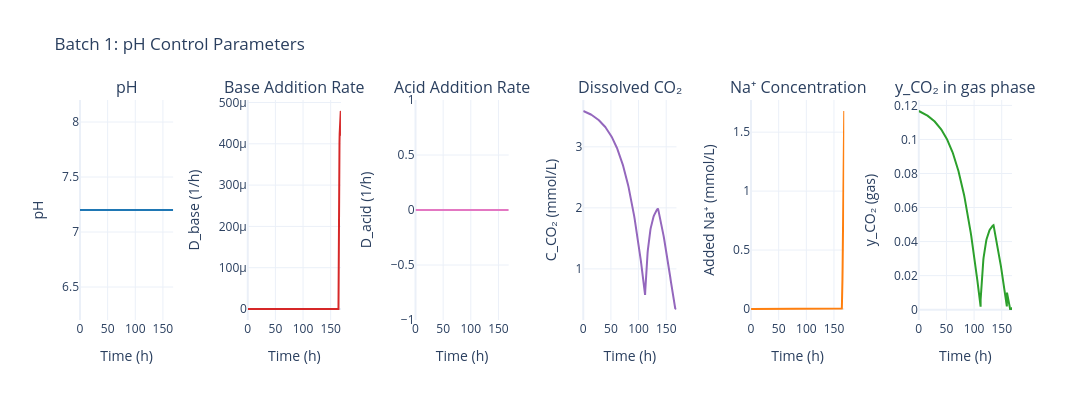

Notebook cell for this chart:
### Code cell
# pH plots
fig = data.plot_pH_control(batch_number=BATCH_NUMBER)
fig.show()

### Figure 1 — Plotly figure (JSON) as saved in the notebook; plotly's stock layout.template omitted (floating-point values rounded to 4 significant figures; data arrays with more than 128 entries replaced by an {"elided": "..."} marker saying what was removed)
{"data": [{"hovertemplate": "Time: %{x:.1f} h<br>pH: %{y:.2f}<extra></extra>", "line": {"color": "#1f77b4", "width": 2}, "mode": "lines", "name": "pH", "type": "scatter", "x": {"elided": "280 float values"}, "xaxis": "x", "y": {"elided": "280 float values"}, "yaxis": "y"}, {"hovertemplate": "Time: %{x:.1f} h<br>D_base: %{y:.4f} 1/h<extra></extra>", "line": {"color": "#d62728", "width": 2}, "mode": "lines", "name": "D_base", "type": "scatter", "x": {"elided": "280 float values"}, "xaxis": "x2", "y": {"elided": "280 float values"}, "yaxis": "y2"}, {"hovertemplate": "Time: %{x:.1f} h<br>D_acid: %{y:.4f} 1/h<extra></extra>", "line": {"color": "#e377c2", "width": 2}, "mode": "lines", "name": "D_acid", "type": "scatter", "x": {"elided": "280 float values"}, "xaxis": "x3", "y": {"elided": "280 float values"}, "yaxis": "y3"}, {"hovertemplate": "Time: %{x:.1f} h<br>C_CO₂: %{y:.2f} mmol/L<extra></extra>", "line": {"color": "#9467bd", "width": 2}, "mode": "lines", "name": "C_CO₂", "type": "scatter", "x": {"elided": "280 float values"}, "xaxis": "x4", "y": {"elided": "280 float values"}, "yaxis": "y4"}, {"hovertemplate": "Time: %{x:.1f} h<br>Added Na⁺: %{y:.1f} mmol/L<extra></extra>", "line": {"color": "#ff7f0e", "width": 2}, "mode": "lines", "name": "Added Na⁺", "type": "scatter", "x": {"elided": "280 float values"}, "xaxis": "x5", "y": {"elided": "280 float values"}, "yaxis": "y5"}, {"hovertemplate": "Time: %{x:.1f} h<br>y_CO₂ (gas): %{y:.2f}<extra></extra>", "line": {"color": "#2ca02c", "width": 2}, "mode": "lines", "name": "y_CO₂ (gas)", "type": "scatter", "x": {"elided": "280 float values"}, "xaxis": "x6", "y": {"elided": "280 float values"}, "yaxis": "y6"}], "layout": {"annotations": [{"font": {"size": 16}, "showarrow": false, "text": "pH", "x": 0.05, "xanchor": "center", "xref": "paper", "y": 1, "yanchor": "bottom", "yref": "paper"}, {"font": {"size": 16}, "showarrow": false, "text": "Base Addition Rate", "x": 0.23, "xanchor": "center", "xref": "paper", "y": 1, "yanchor": "bottom", "yref": "paper"}, {"font": {"size": 16}, "showarrow": false, "text": "Acid Addition Rate", "x": 0.41, "xanchor": "center", "xref": "paper", "y": 1, "yanchor": "bottom", "yref": "paper"}, {"font": {"size": 16}, "showarrow": false, "text": "Dissolved CO₂", "x": 0.59, "xanchor": "center", "xref": "paper", "y": 1, "yanchor": "bottom", "yref": "paper"}, {"font": {"size": 16}, "showarrow": false, "text": "Na⁺ Concentration", "x": 0.77, "xanchor": "center", "xref": "paper", "y": 1, "yanchor": "bottom", "yref": "paper"}, {"font": {"size": 16}, "showarrow": false, "text": "y_CO₂ in gas phase", "x": 0.95, "xanchor": "center", "xref": "paper", "y": 1, "yanchor": "bottom", "yref": "paper"}], "font": {"size": 12}, "height": 400, "showlegend": false, "title": {"text": "Batch 1: pH Control Parameters"}, "width": 2100, "xaxis": {"anchor": "y", "domain": [0, 0.1], "title": {"text": "Time (h)"}}, "xaxis2": {"anchor": "y2", "domain": [0.18, 0.28], "title": {"text": "Time (h)"}}, "xaxis3": {"anchor": "y3", "domain": [0.36, 0.46], "title": {"text": "Time (h)"}}, "xaxis4": {"anchor": "y4", "domain": [0.54, 0.64], "title": {"text": "Time (h)"}}, "xaxis5": {"anchor": "y5", "domain": [0.72, 0.82], "title": {"text": "Time (h)"}}, "xaxis6": {"anchor": "y6", "domain": [0.9, 1.0], "title": {"text": "Time (h)"}}, "yaxis": {"anchor": "x", "domain": [0, 1], "title": {"text": "pH"}}, "yaxis2": {"anchor": "x2", "domain": [0, 1], "title": {"text": "D_base (1/h)"}}, "yaxis3": {"anchor": "x3", "domain": [0, 1], "title": {"text": "D_acid (1/h)"}}, "yaxis4": {"anchor": "x4", "domain": [0, 1], "title": {"text": "C_CO₂ (mmol/L)"}}, "yaxis5": {"anchor": "x5", "domain": [0, 1], "title": {"text": "Added Na⁺ (mmol/L)"}}, "yaxis6": {"anchor": "x6", "domain": [0, 1], "title": {"text": "y_CO₂ (gas)"}}}}
